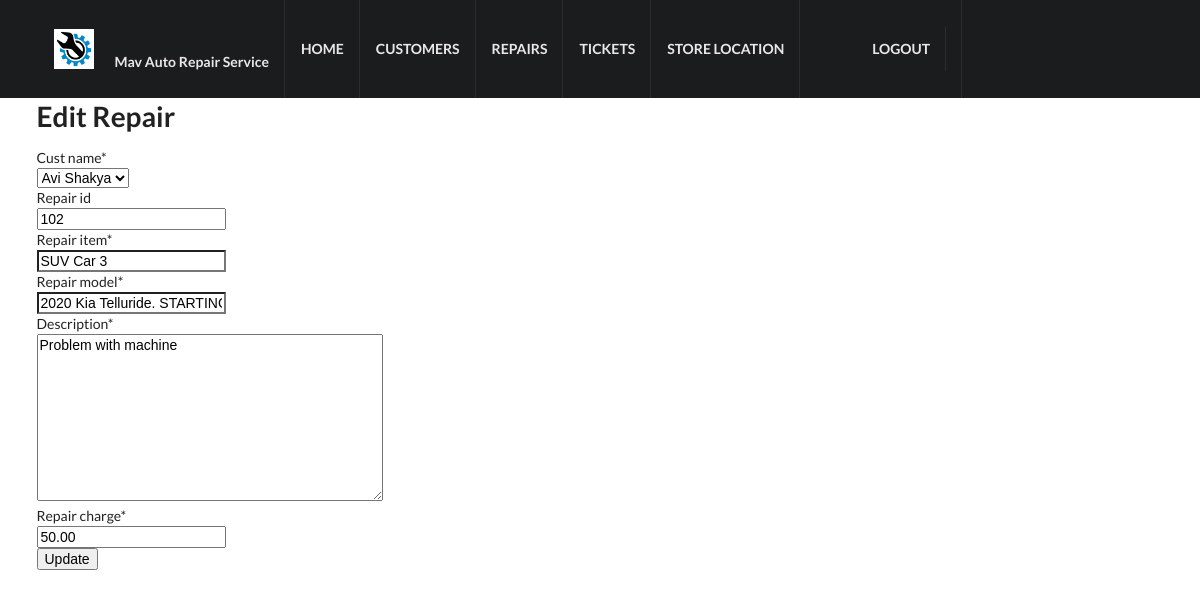
Before: /repair/3/edit/ (signed in) with the older database file.
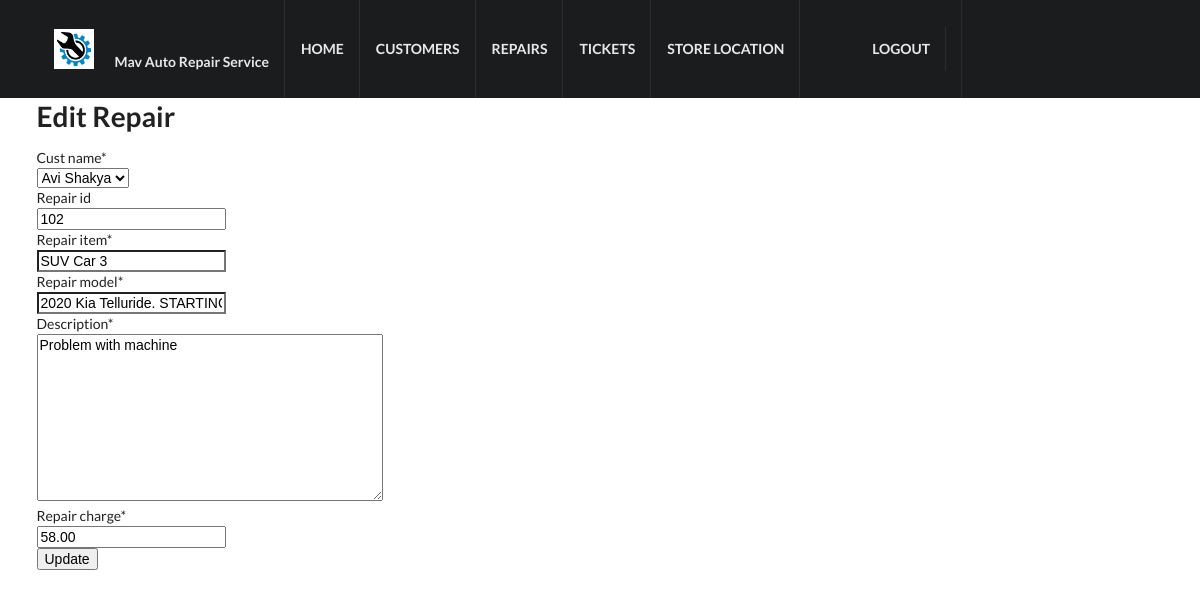
After: the same page with the newer database file.
### crm/models.py (models this page shows, shortened)
class Repair(models.Model):
    repair_id = models.IntegerField(blank=True)
    cust_name = models.ForeignKey(Customer, on_delete=models.CASCADE, related_name='repairs')
    repair_item = models.CharField(max_length=100)
    repair_model = models.CharField(max_length=100)
    description = models.TextField()
    repair_charge = models.DecimalField(max_digits=10, decimal_places=2)
    created_date = models.DateTimeField(
        default=timezone.now)
    updated_date = models.DateTimeField(auto_now_add=True)

### crm/views.py (the view)
# urls.py: path('repair/<int:pk>/edit/', views.repair_edit, name='repair_edit'),
@login_required
def repair_edit(request, pk):
   repair = get_object_or_404(Repair, pk=pk)
   if request.method == "POST":
       form = RepairForm(request.POST, instance=repair)
       if form.is_valid():
           repair = form.save()
           repair.updated_date = timezone.now()
           repair.save()
           repairs = Repair.objects.filter(created_date__lte=timezone.now())
           return render(request, 'crm/repair_list.html', {'repairs': repairs})
   else:
       form = RepairForm(instance=repair)
   return render(request, 'crm/repair_edit.html', {'form': form})

### crm/forms.py
class RepairForm(forms.ModelForm):
    class Meta:
        model = Repair
        fields = ('cust_name', 'repair_id', 'repair_item', 'repair_model', 'description', 'repair_charge',)

### crm/models.py (called while the page is built)
    def __str__(self):
        return str(self.cust_name)

### crm/templates/crm/repair_edit.html
{% extends 'crm/base.html' %}
{% load crispy_forms_tags %}
{% block content %}
    <div class="ui main container">
    <h1>Edit Repair</h1>
    <form method="POST" class="repair-form">{% csrf_token %}
         {{ form|crispy }}
        <button type="submit" class="save btn btn-default">Update</button>
    </form>
    </div>
{% endblock %}

Changed rows visible on the page:
changed Repair "SUV Car 3": repair_charge "50.00" → "58.00"
